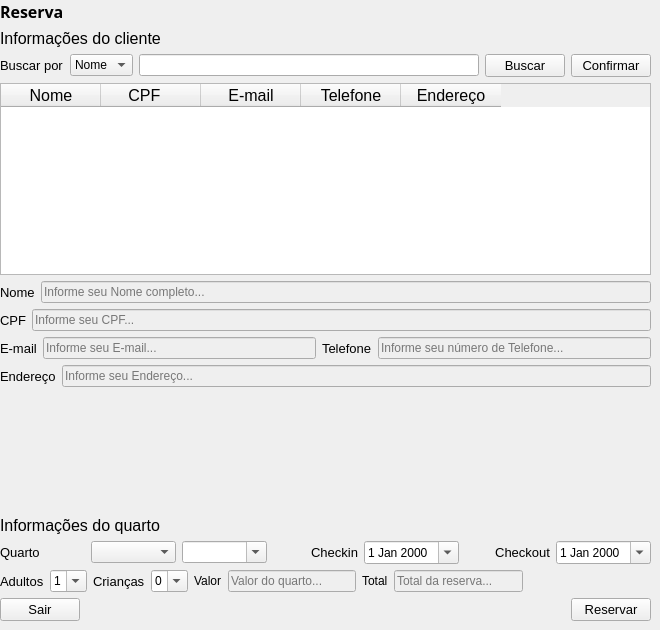
    <widget class="QWidget" name="page_10">
     <widget class="QWidget" name="verticalLayoutWidget_16">
      <property name="geometry">
       <rect>
        <x>0</x>
        <y>0</y>
        <width>651</width>
        <height>621</height>
       </rect>
      </property>
      <layout class="QVBoxLayout" name="verticalLayout_29">
       <item>
        <widget class="QLabel" name="label_89">
         <property name="font">
          <font>
           <family>Montserrat SemiBold</family>
           <pointsize>12</pointsize>
           <weight>75</weight>
           <italic>false</italic>
           <bold>true</bold>
          </font>
         </property>
         <property name="text">
          <string>Reserva</string>
         </property>
        </widget>
       </item>
       <item>
        <widget class="QLabel" name="label_96">
         <property name="font">
          <font>
           <family>MS Shell Dlg 2</family>
           <pointsize>12</pointsize>
           <weight>50</weight>
           <italic>false</italic>
           <bold>false</bold>
          </font>
         </property>
         <property name="text">
          <string>Informações do cliente</string>
         </property>
        </widget>
       </item>
       <item>
        <layout class="QHBoxLayout" name="horizontalLayout_38">
         <item>
          <widget class="QLabel" name="label_90">
           <property name="font">
            <font>
             <pointsize>10</pointsize>
            </font>
           </property>
           <property name="text">
            <string>Buscar por</string>
           </property>
          </widget>
         </item>
         <item>
          <widget class="QComboBox" name="comboBox_filtro">
           <item>
            <property name="text">
             <string>Nome</string>
            </property>
           </item>
           <item>
            <property name="text">
             <string>CPF</string>
            </property>
           </item>
          </widget>
         </item>
         <item>
          <widget class="QLineEdit" name="lineEdit_filtro"/>
         </item>
         <item>
          <widget class="QPushButton" name="pushButton_buscar">
           <property name="font">
            <font>
             <pointsize>10</pointsize>
            </font>
           </property>
           <property name="text">
            <string>Buscar</string>
           </property>
          </widget>
         </item>
         <item>
          <widget class="QPushButton" name="bttn_confirm">
           <property name="font">
            <font>
             <pointsize>10</pointsize>
            </font>
           </property>
           <property name="text">
            <string>Confirmar</string>
           </property>
          </widget>
         </item>
        </layout>
       </item>
       <item>
        <widget class="QTableWidget" name="tableWidget_6">
         <property name="font">
          <font>
           <family>MS Shell Dlg 2</family>
           <pointsize>12</pointsize>
           <weight>50</weight>
           <bold>false</bold>
          </font>
         </property>
         <column>
          <property name="text">
           <string>Nome</string>
          </property>
         </column>
         <column>
          <property name="text">
           <string>CPF   </string>
          </property>
         </column>
         <column>
          <property name="text">
           <string>E-mail</string>
          </property>
         </column>
         <column>
          <property name="text">
           <string>Telefone</string>
          </property>
         </column>
         <column>
          <property name="text">
           <string>Endereço</string>
          </property>
         </column>
        </widget>
       </item>
       <item>
        <layout class="QHBoxLayout" name="horizontalLayout_39">
         <item>
          <widget class="QLabel" name="label_name_3">
           <property name="font">
            <font>
             <family>MS Shell Dlg 2</family>
             <pointsize>10</pointsize>
             <weight>50</weight>
             <italic>false</italic>
             <bold>false</bold>
            </font>
           </property>
           <property name="text">
            <string>Nome</string>
           </property>
          </widget>
         </item>
         <item>
          <widget class="QLineEdit" name="lineEdit_name_3">
           <property name="enabled">
            <bool>false</bool>
           </property>
           <property name="placeholderText">
            <string>Informe seu Nome completo...</string>
           </property>
          </widget>
         </item>
        </layout>
       </item>
       <item>
        <layout class="QHBoxLayout" name="horizontalLayout_40">
         <item>
          <widget class="QLabel" name="label_user_7">
           <property name="font">
            <font>
             <family>MS Shell Dlg 2</family>
             <pointsize>10</pointsize>
             <weight>50</weight>
             <italic>false</italic>
             <bold>false</bold>
            </font>
           </property>
           <property name="text">
            <string>CPF</string>
           </property>
          </widget>
         </item>
         <item>
          <widget class="QLineEdit" name="lineEdit_cpf_2">
           <property name="enabled">
            <bool>false</bool>
           </property>
           <property name="placeholderText">
            <string>Informe seu CPF...</string>
           </property>
          </widget>
         </item>
        </layout>
       </item>
       <item>
        <layout class="QHBoxLayout" name="horizontalLayout_41">
         <item>
          <widget class="QLabel" name="label_email_3">
           <property name="font">
            <font>
             <family>MS Shell Dlg 2</family>
             <pointsize>10</pointsize>
             <weight>50</weight>
             <italic>false</italic>
             <bold>false</bold>
            </font>
           </property>
           <property name="text">
            <string>E-mail</string>
           </property>
          </widget>
         </item>
         <item>
          <widget class="QLineEdit" name="lineEdit_email_3">
           <property name="enabled">
            <bool>false</bool>
           </property>
           <property name="placeholderText">
            <string>Informe seu E-mail...</string>
           </property>
          </widget>
         </item>
         <item>
          <widget class="QLabel" name="label_user_8">
           <property name="font">
            <font>
             <family>MS Shell Dlg 2</family>
             <pointsize>10</pointsize>
             <weight>50</weight>
             <italic>false</italic>
             <bold>false</bold>
            </font>
           </property>
           <property name="text">
            <string>Telefone</string>
           </property>
          </widget>
         </item>
         <item>
          <widget class="QLineEdit" name="lineEdit_phone_2">
           <property name="enabled">
            <bool>false</bool>
           </property>
           <property name="placeholderText">
            <string>Informe seu número de Telefone...</string>
           </property>
          </widget>
         </item>
        </layout>
       </item>
       <item>
        <layout class="QHBoxLayout" name="horizontalLayout_42">
         <item>
          <widget class="QLabel" name="label_user_9">
           <property name="font">
            <font>
             <family>MS Shell Dlg 2</family>
             <pointsize>10</pointsize>
             <weight>50</weight>
             <italic>false</italic>
             <bold>false</bold>
            </font>
           </property>
           <property name="text">
            <string>Endereço</string>
           </property>
          </widget>
         </item>
         <item>
          <widget class="QLineEdit" name="lineEdit_endereco_2">
           <property name="enabled">
            <bool>false</bool>
           </property>
           <property name="placeholderText">
            <string>Informe seu Endereço...</string>
           </property>
          </widget>
         </item>
        </layout>
       </item>
       <item>
        <spacer name="verticalSpacer_24">
         <property name="orientation">
          <enum>Qt::Vertical</enum>
         </property>
         <property name="sizeHint" stdset="0">
          <size>
           <width>20</width>
           <height>40</height>
          </size>
         </property>
        </spacer>
       </item>
       <item>
        <widget class="QLabel" name="label_97">
         <property name="font">
          <font>
           <family>MS Shell Dlg 2</family>
           <pointsize>12</pointsize>
           <weight>50</weight>
           <italic>false</italic>
           <bold>false</bold>
          </font>
         </property>
         <property name="text">
          <string>Informações do quarto</string>
         </property>
        </widget>
       </item>
       <item>
        <layout class="QHBoxLayout" name="horizontalLayout_43">
         <item>
          <widget class="QLabel" name="label_93">
           <property name="font">
            <font>
             <pointsize>10</pointsize>
            </font>
           </property>
           <property name="layoutDirection">
            <enum>Qt::LeftToRight</enum>
           </property>
           <property name="text">
            <string>Quarto</string>
           </property>
          </widget>
         </item>
         <item>
          <widget class="QComboBox" name="comboBox_numero"/>
         </item>
         <item>
          <widget class="QComboBox" name="comboBox_tipo">
           <property name="layoutDirection">
            <enum>Qt::LeftToRight</enum>
           </property>
           <property name="editable">
            <bool>true</bool>
           </property>
          </widget>
         </item>
         <item>
          <widget class="QLabel" name="label_91">
           <property name="font">
            <font>
             <pointsize>10</pointsize>
            </font>
           </property>
           <property name="text">
            <string>&lt;html&gt;&lt;head/&gt;&lt;body&gt;&lt;p align=&quot;right&quot;&gt;Checkin&lt;/p&gt;&lt;/body&gt;&lt;/html&gt;</string>
           </property>
          </widget>
         </item>
         <item>
          <widget class="QDateEdit" name="dateEdit_checkin">
           <property name="enabled">
            <bool>true</bool>
           </property>
           <property name="calendarPopup">
            <bool>true</bool>
           </property>
          </widget>
         </item>
         <item>
          <widget class="QLabel" name="label_92">
           <property name="font">
            <font>
             <pointsize>10</pointsize>
            </font>
           </property>
           <property name="text">
            <string>&lt;html&gt;&lt;head/&gt;&lt;body&gt;&lt;p align=&quot;right&quot;&gt;Checkout&lt;/p&gt;&lt;/body&gt;&lt;/html&gt;</string>
           </property>
          </widget>
         </item>
         <item>
          <widget class="QDateEdit" name="dateEdit_checkout">
           <property name="enabled">
            <bool>true</bool>
           </property>
           <property name="calendarPopup">
            <bool>true</bool>
           </property>
          </widget>
         </item>
        </layout>
       </item>
       <item>
        <layout class="QHBoxLayout" name="horizontalLayout_44">
         <item>
          <widget class="QLabel" name="label_94">
           <property name="font">
            <font>
             <pointsize>10</pointsize>
            </font>
           </property>
           <property name="layoutDirection">
            <enum>Qt::LeftToRight</enum>
           </property>
           <property name="text">
            <string>Adultos</string>
           </property>
          </widget>
         </item>
         <item>
          <widget class="QComboBox" name="comboBox_13">
           <property name="layoutDirection">
            <enum>Qt::LeftToRight</enum>
           </property>
           <property name="editable">
            <bool>true</bool>
           </property>
           <item>
            <property name="text">
             <string>1</string>
            </property>
           </item>
           <item>
            <property name="text">
             <string>2</string>
            </property>
           </item>
           <item>
            <property name="text">
             <string>3</string>
            </property>
           </item>
           <item>
            <property name="text">
             <string>4</string>
            </property>
           </item>
          </widget>
         </item>
         <item>
          <widget class="QLabel" name="label_95">
           <property name="font">
            <font>
             <pointsize>10</pointsize>
            </font>
           </property>
           <property name="layoutDirection">
            <enum>Qt::LeftToRight</enum>
           </property>
           <property name="text">
            <string>Crianças</string>
           </property>
          </widget>
         </item>
         <item>
          <widget class="QComboBox" name="comboBox_14">
           <property name="layoutDirection">
            <enum>Qt::LeftToRight</enum>
           </property>
           <property name="editable">
            <bool>true</bool>
           </property>
           <item>
            <property name="text">
             <string>0</string>
            </property>
           </item>
           <item>
            <property name="text">
             <string>1</string>
            </property>
           </item>
           <item>
            <property name="text">
             <string>2</string>
            </property>
           </item>
           <item>
            <property name="text">
             <string>3</string>
            </property>
           </item>
           <item>
            <property name="text">
             <string>4</string>
            </property>
           </item>
          </widget>
         </item>
         <item>
          <widget class="QLabel" name="label_5">
           <property name="text">
            <string>Valor</string>
           </property>
          </widget>
         </item>
         <item>
          <widget class="QLineEdit" name="lineEdit_valor">
           <property name="enabled">
            <bool>false</bool>
           </property>
           <property name="placeholderText">
            <string>Valor do quarto...</string>
           </property>
          </widget>
         </item>
         <item>
          <widget class="QLabel" name="label_6">
           <property name="text">
            <string>Total</string>
           </property>
          </widget>
         </item>
         <item>
          <widget class="QLineEdit" name="lineEdit_total">
           <property name="enabled">
            <bool>false</bool>
           </property>
           <property name="placeholderText">
            <string>Total da reserva...</string>
           </property>
          </widget>
         </item>
         <item>
          <spacer name="horizontalSpacer_9">
           <property name="orientation">
            <enum>Qt::Horizontal</enum>
           </property>
           <property name="sizeHint" stdset="0">
            <size>
             <width>40</width>
             <height>20</height>
            </size>
           </property>
          </spacer>
         </item>
        </layout>
       </item>
       <item>
        <layout class="QHBoxLayout" name="horizontalLayout_45">
         <item>
          <widget class="QPushButton" name="bttn_close">
           <property name="font">
            <font>
             <pointsize>10</pointsize>
            </font>
           </property>
           <property name="text">
            <string>Sair</string>
           </property>
          </widget>
         </item>
         <item>
          <spacer name="horizontalSpacer_12">
           <property name="orientation">
            <enum>Qt::Horizontal</enum>
           </property>
           <property name="sizeHint" stdset="0">
            <size>
             <width>40</width>
             <height>20</height>
            </size>
           </property>
          </spacer>
         </item>
         <item>
          <widget class="QPushButton" name="bttn_reservar">
           <property name="font">
            <font>
             <pointsize>10</pointsize>
            </font>
           </property>
           <property name="text">
            <string>Reservar</string>
           </property>
          </widget>
         </item>
        </layout>
       </item>
      </layout>
     </widget>
    </widget>
